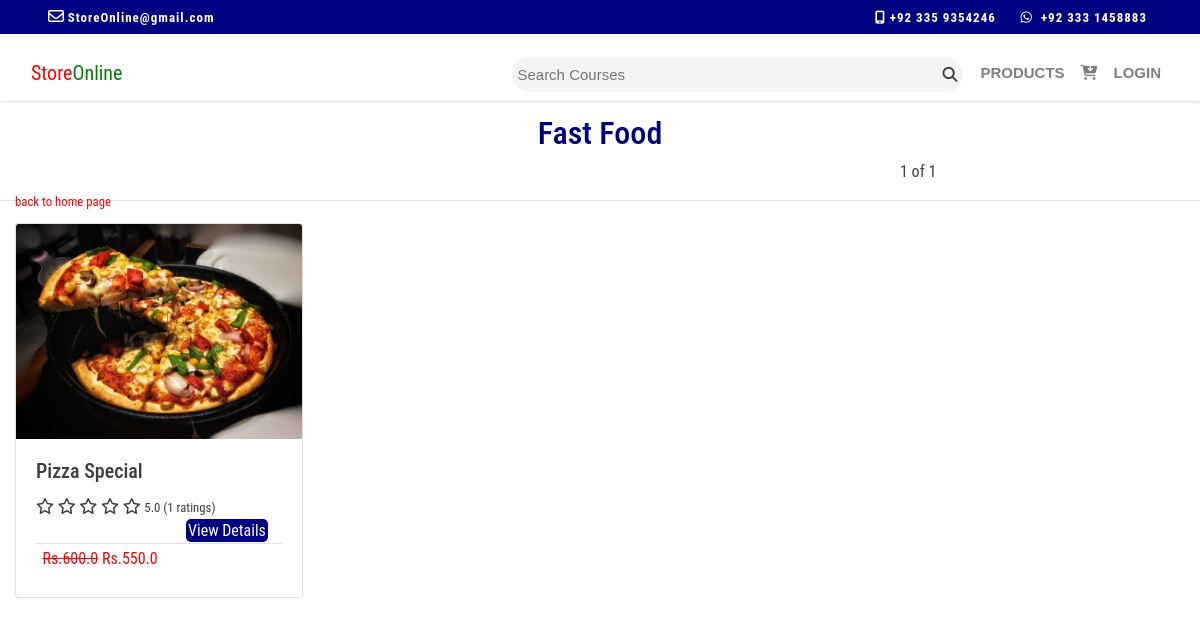
Screenshot of /3/2/ with the database file from the repository.
### home/models.py (models this page shows, shortened)
class Category(models.Model):
    author = models.ForeignKey(User, on_delete=models.CASCADE)
    title = models.CharField(max_length=256)
    class Meta:
        ordering = ('title',)

class Cat_items(models.Model):
    ITEM_STATUS_CHOICES = (('draft', 'Draft'), ('published', 'Published'))
    name = models.CharField(max_length=256)
    pid = models.CharField(max_length=256)
    actual_price = models.FloatField()
    discounted_price = models.FloatField()
    desc = models.TextField()
    image = models.ImageField(upload_to='static/home/images', default='static/home/images/dummy.jpg')
    image2 = models.ImageField(upload_to='static/home/images', null=True, blank=True, default='static/home/images/dummy.jpg')
    image3 = models.ImageField(upload_to='static/home/images', null=True, blank=True, default='static/home/images/dummy.jpg')
    slug = models.SlugField(max_length=264, unique_for_date='publish')
    category = models.ForeignKey(Category, related_name='cat_items', on_delete=models.CASCADE)
    publish = models.DateTimeField(default=timezone.now)
    created = models.DateTimeField(auto_now_add=True)
    updated = models.DateTimeField(auto_now=True)
    status = models.CharField(max_length=10, choices=ITEM_STATUS_CHOICES, default='draft')
    class Meta:
        ordering = ('-publish',)
    def get_absolute_url(self):
        return reverse('item_detail', args=[self.slug])

### home/views.py (the view)
# urls.py: path('<str:item>/<int:id>/', views.cat_items),
def cat_items(request,item,id):
    cat = Category.objects.get(id=id)
    items = Cat_items.objects.filter(category=id,status='published')
    paginator = Paginator(items,4)
    page_number = request.GET.get('page')
    try:
        items = paginator.page(page_number)
    except PageNotAnInteger:
        items = paginator.page(1)
    except EmptyPage:
        items = paginator.page(paginator.num_pages)
    return render(request, 'home/catitems.html', {'cat':cat, 'items': items})

### templates/home/catitems.html (shortened to what this page needs)
{% extends 'home/base.html' %}
{% block content %}
{% load static %}
<link rel="stylesheet" href="{% static 'home/css/catitems.css' %}">
  <div class="heading">
    <h2>{{cat.title}}</h2>
    {% include 'home/pagination.html' with page=items %}
    <hr>
  </div>
<div class="container-fluid">
  <div class="course-container">
    <small><a href="/" style="color:red">back to home page</a></small>
    <div class="row">
      {% if items %}
        {% for item in items %}
      <div class="column col-lg-3 col-md-6 col-sm-6 col-xs-12 scourse normal hidePackageRibbon">
        <div class="card" style="width: 18rem;">
          <img class="card-img-top" src="{{ item.image.url }}" alt="Card image cap">
          <div class="card-body">
            <h5 class="card-title">{{item.name}}</h5>
            <span>
              <i class="far fa-star"></i>
              <i class="far fa-star"></i>
              <i class="far fa-star"></i>
              <i class="far fa-star"></i>
              <i class="far fa-star"></i>
            </span>
            <small>5.0 (1 ratings)</small><br>
            <a href="{{item.get_absolute_url}}" id="view-item"><span >View Details</span></a>
            <div class="card-footer" style="padding: 0.2rem 0.4rem 0.4rem 0.4rem;">
              <span class="curr" style="text-decoration: line-through;">Rs.{{item.actual_price}}</span>&nbsp;Rs.{{item.discounted_price}}
            </div>
          </div>
        </div>
      </div>
        {% endfor %}
      {% else %}
      <h2 class="heading">No item Found</h2>
      {% endif %}
    </div>
  </div>
</div>
{% endblock %}

### static/home/css/index.css (style rules this page uses)
body { font-family: 'Roboto Condensed', sans-serif!important; color: #3c3d3f; }
.heading { width: 100%; height: 60px; margin-top: 15px; text-align: center; }
.heading h2 { color: navy; margin-top: 5px; }

### static/home/css/catitems.css (style rules this page uses)
.heading { width: 100%; height: 60px; margin-top: 80px; text-align: center; }
.heading h2 { color: navy; margin-top: 5px; }
.course-container { width: 100%; height: 350px; margin-top: 15px; }
.card { margin-top: 10px; }
.card-footer { color: red; background: #fff; }
#view-item { background: navy; margin-left: 150px; padding: 2px; border-radius: 5px; color: #fff; }

### rows the page displays
Category: title "Fast Food"
Cat_items: image (picture), name "Pizza Special", actual_price "600.0", discounted_price "550.0"

### other values shown
{{ page.number }} "1"
{{ page.paginator.num_pages }} "1"
